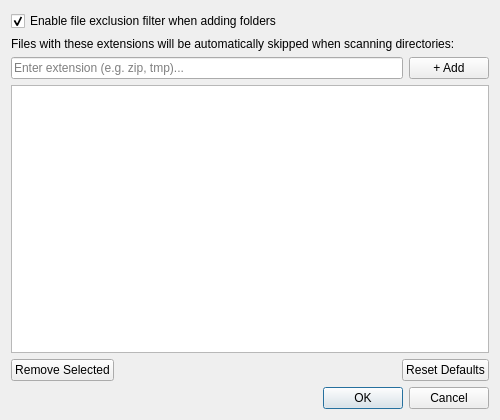
<?xml version="1.0" encoding="UTF-8"?>
<ui version="4.0">
 <class>ExclusionsDialog</class>
 <widget class="QDialog" name="ExclusionsDialog">
  <property name="geometry">
   <rect>
    <x>0</x>
    <y>0</y>
    <width>500</width>
    <height>420</height>
   </rect>
  </property>
  <property name="windowTitle">
   <string>File Types Exclusion Filter - FFmpeg Batch</string>
  </property>
  <layout class="QVBoxLayout" name="mainExclusionLayout">
   <item>
    <widget class="QCheckBox" name="chkEnableFilter">
     <property name="text">
      <string>Enable file exclusion filter when adding folders</string>
     </property>
     <property name="checked">
      <bool>true</bool>
     </property>
    </widget>
   </item>
   <item>
    <widget class="QLabel" name="lblExclusionDesc">
     <property name="text">
      <string>Files with these extensions will be automatically skipped when scanning directories:</string>
     </property>
     <property name="wordWrap">
      <bool>true</bool>
     </property>
    </widget>
   </item>
   <item>
    <layout class="QHBoxLayout" name="addExtRow">
     <item>
      <widget class="QLineEdit" name="txtNewExt">
       <property name="placeholderText">
        <string>Enter extension (e.g. zip, tmp)...</string>
       </property>
      </widget>
     </item>
     <item>
      <widget class="QPushButton" name="btnAddExt">
       <property name="text">
        <string>+ Add</string>
       </property>
      </widget>
     </item>
    </layout>
   </item>
   <item>
    <widget class="QListWidget" name="listExclusions"/>
   </item>
   <item>
    <layout class="QHBoxLayout" name="extBtnRow">
     <item>
      <widget class="QPushButton" name="btnRemoveExt">
       <property name="text">
        <string>Remove Selected</string>
       </property>
      </widget>
     </item>
     <item>
      <spacer name="extSpacer">
       <property name="orientation">
        <enum>Qt::Horizontal</enum>
       </property>
       <property name="sizeHint" stdset="0">
        <size>
         <width>40</width>
         <height>20</height>
        </size>
       </property>
      </spacer>
     </item>
     <item>
      <widget class="QPushButton" name="btnResetDefaults">
       <property name="text">
        <string>Reset Defaults</string>
       </property>
      </widget>
     </item>
    </layout>
   </item>
   <item>
    <widget class="QDialogButtonBox" name="exclusionButtonBox">
     <property name="orientation">
      <enum>Qt::Horizontal</enum>
     </property>
     <property name="standardButtons">
      <set>QDialogButtonBox::Cancel|QDialogButtonBox::Ok</set>
     </property>
    </widget>
   </item>
  </layout>
 </widget>
 <resources/>
 <connections/>
</ui>
